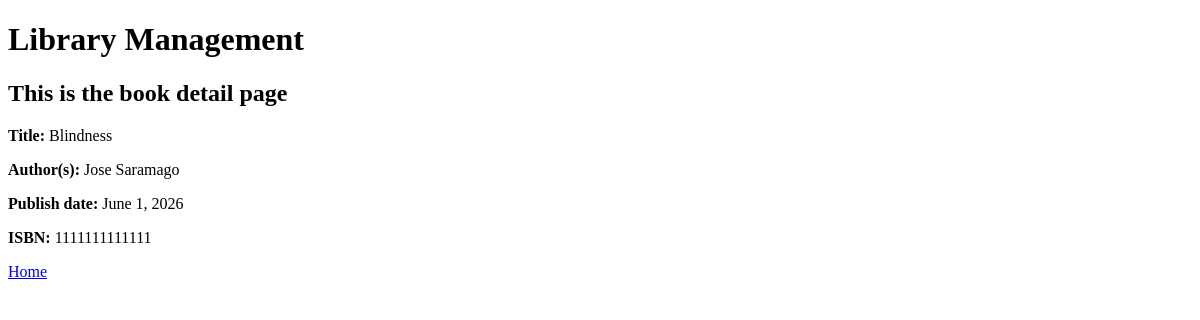
The app's page /book_detail/2/, older data.
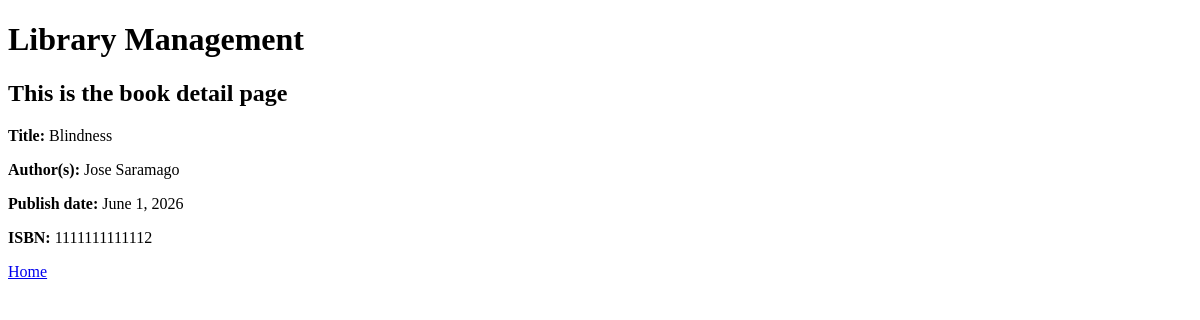
The same page, newer data.
### library_app/models.py (models this page shows, shortened)
class Book(models.Model):
    title = models.CharField(max_length=200)
    author = models.CharField(max_length=200)
    published_date = models.DateField()
    isbn = models.CharField(max_length=13, unique=True)

### library_app/views.py (the view)
# urls.py: path('book_detail/<int:id>/', views.book_detail, name='book_detail'),
def book_detail(request, id):
    details = Book.objects.get(id=id)
    context = {'details': details}
    return render(request, 'library_app/book_detail.html', context)

### templates/library_app/book_detail.html (shortened to what this page needs)
{% extends 'base.html' %}
{% block content %}
<h2>This is the book detail page</h2>
<p><b>Title:</b> {{ details.title }}</p>
<p><b>Author(s):</b> {{ details.author }}</p>
<p><b>Publish date:</b> {{ details.published_date }}</p>
<p><b>ISBN:</b> {{ details.isbn }}</p>
{% endblock %}

Row changes from the older to the newer data that the page shows:
changed Book "Blindness": isbn "1111111111111" → "1111111111112"
